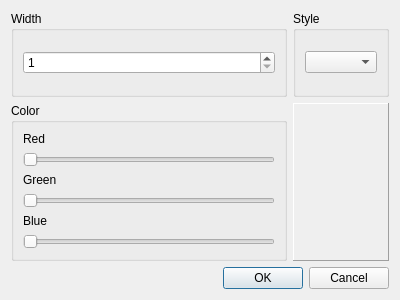
<?xml version="1.0" encoding="UTF-8"?>
<ui version="4.0">
 <class>LineDialog</class>
 <widget class="QDialog" name="LineDialog">
  <property name="geometry">
   <rect>
    <x>0</x>
    <y>0</y>
    <width>400</width>
    <height>300</height>
   </rect>
  </property>
  <property name="windowTitle">
   <string>Line edit</string>
  </property>
  <layout class="QGridLayout" name="gridLayout">
   <item row="2" column="0" colspan="2">
    <widget class="QDialogButtonBox" name="buttonBox">
     <property name="orientation">
      <enum>Qt::Horizontal</enum>
     </property>
     <property name="standardButtons">
      <set>QDialogButtonBox::Cancel|QDialogButtonBox::Ok</set>
     </property>
    </widget>
   </item>
   <item row="0" column="1">
    <widget class="QGroupBox" name="groupBox_2">
     <property name="title">
      <string>Style</string>
     </property>
     <layout class="QHBoxLayout" name="horizontalLayout_2">
      <item>
       <widget class="QComboBox" name="styleCmb"/>
      </item>
     </layout>
    </widget>
   </item>
   <item row="0" column="0">
    <widget class="QGroupBox" name="groupBox">
     <property name="title">
      <string>Width</string>
     </property>
     <layout class="QHBoxLayout" name="horizontalLayout">
      <item>
       <widget class="QSpinBox" name="widthSpn">
        <property name="minimum">
         <number>1</number>
        </property>
       </widget>
      </item>
     </layout>
    </widget>
   </item>
   <item row="1" column="0">
    <widget class="QGroupBox" name="groupBox_3">
     <property name="title">
      <string>Color</string>
     </property>
     <layout class="QVBoxLayout" name="verticalLayout">
      <item>
       <widget class="QLabel" name="label">
        <property name="text">
         <string>Red</string>
        </property>
       </widget>
      </item>
      <item>
       <widget class="QSlider" name="redSlider">
        <property name="maximum">
         <number>255</number>
        </property>
        <property name="orientation">
         <enum>Qt::Horizontal</enum>
        </property>
       </widget>
      </item>
      <item>
       <widget class="QLabel" name="label_2">
        <property name="text">
         <string>Green</string>
        </property>
       </widget>
      </item>
      <item>
       <widget class="QSlider" name="greenSlider">
        <property name="maximum">
         <number>255</number>
        </property>
        <property name="orientation">
         <enum>Qt::Horizontal</enum>
        </property>
       </widget>
      </item>
      <item>
       <widget class="QLabel" name="label_3">
        <property name="text">
         <string>Blue</string>
        </property>
       </widget>
      </item>
      <item>
       <widget class="QSlider" name="blueSlider">
        <property name="maximum">
         <number>255</number>
        </property>
        <property name="orientation">
         <enum>Qt::Horizontal</enum>
        </property>
       </widget>
      </item>
     </layout>
    </widget>
   </item>
   <item row="1" column="1">
    <widget class="LineExample" name="example">
     <property name="frameShape">
      <enum>QFrame::Panel</enum>
     </property>
     <property name="frameShadow">
      <enum>QFrame::Raised</enum>
     </property>
    </widget>
   </item>
  </layout>
 </widget>
 <customwidgets>
  <customwidget>
   <class>LineExample</class>
   <extends>QFrame</extends>
   <header>LineExample.h</header>
   <container>1</container>
  </customwidget>
 </customwidgets>
 <resources/>
 <connections>
  <connection>
   <sender>buttonBox</sender>
   <signal>accepted()</signal>
   <receiver>LineDialog</receiver>
   <slot>accept()</slot>
   <hints>
    <hint type="sourcelabel">
     <x>248</x>
     <y>254</y>
    </hint>
    <hint type="destinationlabel">
     <x>157</x>
     <y>274</y>
    </hint>
   </hints>
  </connection>
  <connection>
   <sender>buttonBox</sender>
   <signal>rejected()</signal>
   <receiver>LineDialog</receiver>
   <slot>reject()</slot>
   <hints>
    <hint type="sourcelabel">
     <x>316</x>
     <y>260</y>
    </hint>
    <hint type="destinationlabel">
     <x>286</x>
     <y>274</y>
    </hint>
   </hints>
  </connection>
 </connections>
</ui>
